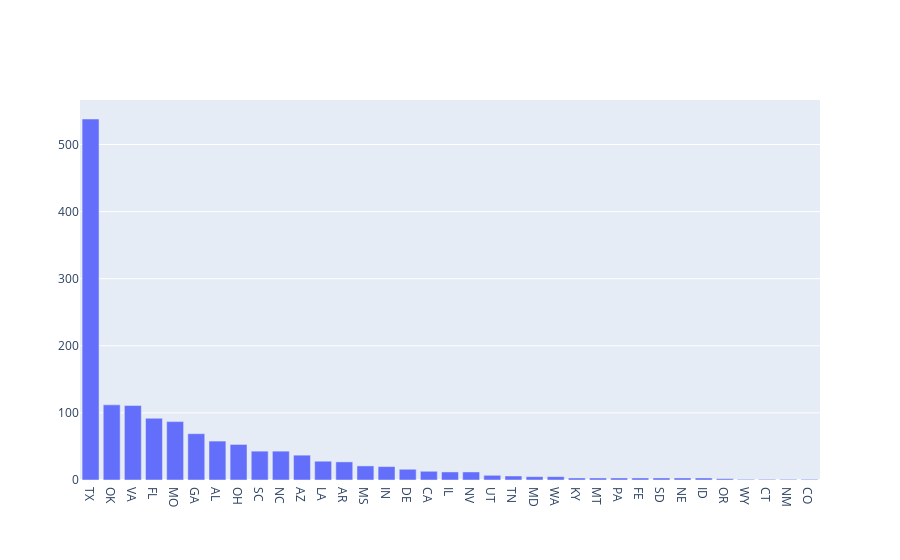

The notebook cell saved with this chart:
### Code cell
ex = [go.Bar(x=states_df.state,
            y=states_df.total)]

plotly.offline.iplot(ex, filename='plotly-bar-ex')

### Figure 1 — Plotly figure (JSON) as saved in the notebook; plotly's stock layout.template omitted (floating-point values rounded to 4 significant figures)
{"data": [{"type": "bar", "x": ["TX", "OK", "VA", "FL", "MO", "GA", "AL", "OH", "SC", "NC", "AZ", "LA", "AR", "MS", "IN", "DE", "CA", "IL", "NV", "UT", "TN", "MD", "WA", "KY", "MT", "PA", "FE", "SD", "NE", "ID", "OR", "WY", "CT", "NM", "CO"], "y": [538, 112, 111, 92, 87, 69, 58, 53, 43, 43, 37, 28, 27, 21, 20, 16, 13, 12, 12, 7, 6, 5, 5, 3, 3, 3, 3, 3, 3, 3, 2, 1, 1, 1, 1]}], "layout": {}}
